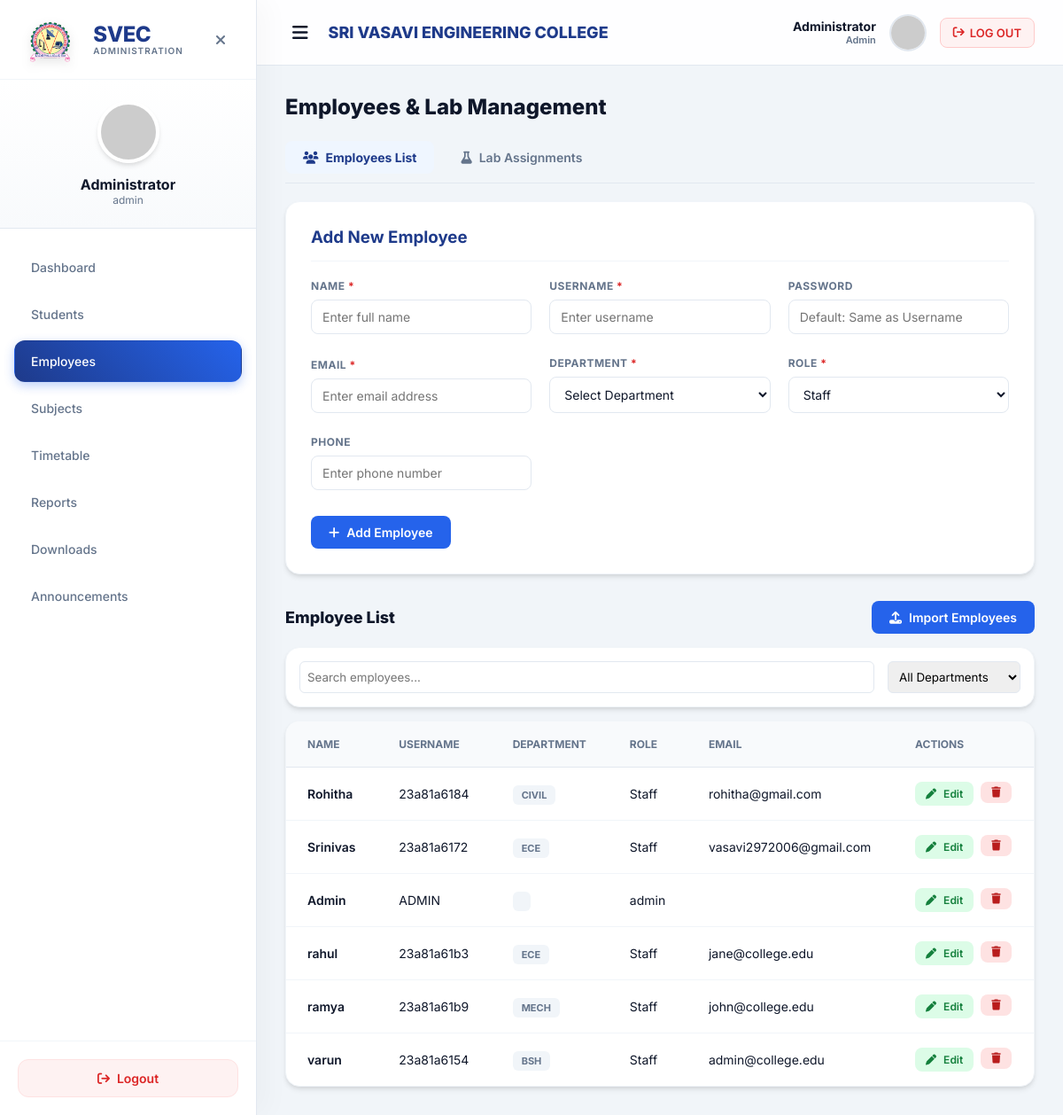
/admin/employees.php, run on the app's committed database.
### tables this page shows
CREATE TABLE `employees` (
  `employee_id` int(11) NOT NULL AUTO_INCREMENT,
  `username` varchar(50) NOT NULL,
  `password` varchar(255) NOT NULL,
  `name` varchar(100) NOT NULL,
  `email` varchar(100) NOT NULL,
  `role` varchar(50) DEFAULT 'Staff',
  `department` varchar(100) DEFAULT NULL,
  `phone` varchar(20) DEFAULT NULL,
  `created_at` timestamp NOT NULL DEFAULT current_timestamp(),
  `last_login` timestamp NULL DEFAULT NULL,
  `is_active` tinyint(1) DEFAULT 1,
  PRIMARY KEY (`employee_id`),
  UNIQUE KEY `unique_username` (`username`)
);

### admin/employees.php (the view, shortened to what this page needs)
<?php
require_once '../db_connect.php';
$employees = [];
$sql = "SELECT * FROM employees ORDER BY employee_id DESC";
$result = mysqli_query($conn, $sql);
if ($result && mysqli_num_rows($result) > 0) {
    while ($row = mysqli_fetch_assoc($result)) {
        $employees[] = $row;
    }
}
?>
<!DOCTYPE html>
<html lang="en">
<head>
<link rel="stylesheet" href="https://cdnjs.cloudflare.com/ajax/libs/font-awesome/6.4.0/css/all.min.css">
</head>
<body>
    <nav class="sidebar" id="sidebar">
        <div class="sidebar-brand">
            <div class="brand-wrapper">
                <img src="../images/vasavi.png" alt="Logo">
                <div class="brand-text">
                    <span class="brand-title">SVEC</span>
                    <span class="brand-subtitle">Administration</span>
                </div>
            </div>
            <div class="close-btn" onclick="toggleSidebar()"><i class="fa-solid fa-xmark"></i></div>
        </div>
        <div class="sidebar-user">
            <img src="https://ui-avatars.com/api/?name=Admin&background=1e3a8a&color=fff&size=128">
            <div style="font-weight:700; color:var(--text-dark);">Administrator</div>
            <div style="font-size:12px; color:var(--text-gray);">admin</div>
        </div>
        <div class="sidebar-menu">
            <a href="admin_dashboard.php" class="menu-item"> Dashboard</a>
            <a href="students.php" class="menu-item"> Students</a>
            <a href="employees.php" class="menu-item active"> Employees</a>
            <a href="subjects.php" class="menu-item"> Subjects</a>
            <a href="timetable.php" class="menu-item"> Timetable</a>
            <a href="reports.php" class="menu-item"> Reports</a>
              <a href="admin_control_pdf.php" class="menu-item"> Downloads</a>
            <a href="announcements.php" class="menu-item"> Announcements</a>
        </div>
        <div class="logout-container">
            <a href="logout.php" class="logout-btn"><i class="fa-solid fa-arrow-right-from-bracket" style="margin-right:8px;"></i> Logout</a>
        </div>
    </nav>
    <main class="main-content" id="mainContent">
        <header class="top-header">
            <div style="display:flex; align-items:center;">
                <button class="toggle-btn" onclick="toggleSidebar()"><i class="fa-solid fa-bars"></i></button>
                <div class="header-branding">
                    <h1>SRI VASAVI ENGINEERING COLLEGE</h1>
                </div>
            </div>
            <div class="header-right" style="display:flex; align-items:center; gap:15px;">
                <div class="info-text" style="text-align:right;">
                    <div style="font-size:14px; font-weight:700; color:var(--text-dark);">Administrator</div>
                    <div style="font-size:11px; color:var(--text-gray); font-weight:600;">Admin</div>
                </div>
                <img src="https://ui-avatars.com/api/?name=Admin&background=1e3a8a&color=fff" style="width:42px; height:42px; border-radius:50%; border:2px solid #e2e8f0;">
                <a href="logout.php" class="header-logout-btn" style="display: flex; align-items: center; gap: 6px; padding: 8px 14px; background: #fef2f2; color: var(--secondary-color); border: 1px solid #fecaca; border-radius: 8px; font-size: 13px; font-weight: 600; cursor: pointer; text-decoration: none; transition: all 0.2s;"><i class="fa-solid fa-arrow-right-from-bracket"></i> <span>LOG OUT</span></a>
            </div>
        </header>
        <div class="dashboard-container">
            <div class="page-title">Employees & Lab Management</div>
            <div class="tab-nav">
                <button class="tab-btn active" onclick="showTab('employees-tab')"><i class="fa-solid fa-users"></i> Employees List</button>
                <button class="tab-btn" onclick="showTab('lab-assignments-tab')"><i class="fa-solid fa-flask"></i> Lab Assignments</button>
            </div>
            <div id="employees-tab" class="tab-content active">
                <div class="form-card">
                    <div style="display:flex; justify-content:space-between; align-items:center; margin-bottom:20px; border-bottom:1px solid #f1f5f9; padding-bottom:15px;">
                        <h3 id="employeeFormTitle" style="margin:0; color:var(--primary-color);">Add New Employee</h3>
                    </div>
                    <form method="POST" action="" id="employeeForm">
                        <div class="form-grid">
                            <div class="form-group">
                                <label>Name <span style="color:#dc2626">*</span></label>
                                <input type="text" name="name" id="employee_name" required placeholder="Enter full name">
                            </div>
                            <div class="form-group">
                                <label>Username <span style="color:#dc2626">*</span></label>
                                <input type="text" name="username" id="employee_username" required placeholder="Enter username">
                            </div>
                            <div class="form-group">
                                <label>Password</label>
                                <input type="password" name="password" id="employee_password" placeholder="Default: Same as Username">
                            </div>
                            <div class="form-group">
                                <label>Email <span style="color:#dc2626">*</span></label>
                                <input type="email" name="email" id="employee_email" required placeholder="Enter email address">
                            </div>
                            <div class="form-group">
                                <label>Department <span style="color:#dc2626">*</span></label>
                                <select name="department" id="employee_department" required>
                                     <option value="">Select Department</option>
                                </select>
                            </div>
                            <div class="form-group">
                                <label>Role <span style="color:#dc2626">*</span></label>
                                <select name="role" id="employee_role" required>
                                    <option value="Staff">Staff</option>
                                </select>
                            </div>
                            <div class="form-group">
                                <label>Phone</label>
                                <input type="text" name="phone" id="employee_phone" placeholder="Enter phone number">
                            </div>
                        </div>
                        <div style="margin-top:24px; display:flex; gap:12px;">
                            <button class="btn btn-primary" type="submit" id="employeeSubmitBtn"><i class="fa-solid fa-plus"></i> Add Employee</button>
                        </div>
                    </form>
                </div>
                <div style="display:flex; justify-content:space-between; align-items:center; margin-bottom:15px;">
                    <div class="page-title" style="font-size:18px; margin-bottom:0;">Employee List</div>
                    <button class="btn" id="importBtn" style="background: #2563eb; color: white; gap: 8px;"><i class="fa-solid fa-upload"></i> Import Employees</button>
                </div>
                <div class="filter-card" style="padding:15px; display:flex; gap:15px; flex-wrap:wrap; margin-bottom:15px;">
                     <input type="text" id="searchEmployees" placeholder="Search employees..." style="padding:8px; border:1px solid #e2e8f0; border-radius:6px; flex:1; min-width:200px;">
                     <select id="filterEmployeeDepartment" style="padding:8px; border:1px solid #e2e8f0; border-radius:6px; min-width:150px;">
                        <option value="">All Departments</option>
                     </select>
                </div>
                <div class="table-responsive">
                    <table id="employeesTable">
                      <thead>
                        <tr>
                          <th>Name</th>
                          <th>Username</th>
                          <th>Department</th>
                          <th>Role</th>
                          <th>Email</th>
                          <th>Actions</th>
                        </tr>
                      </thead>
                      <tbody id="employeesTableBody">
                        <?php if (empty($employees)): ?>
                            <tr><td colspan="6" class="empty-state">No employees found</td></tr>
                        <?php else: ?>
                            <?php foreach ($employees as $emp): ?>
                            <tr>
                                <td style="font-weight:600;"><?= htmlspecialchars($emp['name']) ?></td>
                                <td><?= htmlspecialchars($emp['username']) ?></td>
                                <td><span class="status-badge"><?= htmlspecialchars($emp['department']) ?></span></td>
                                <td><?= htmlspecialchars($emp['role']) ?></td>
                                <td><?= htmlspecialchars($emp['email']) ?></td>
                                <td>
                                    <div style="display:flex; gap:8px;">
                                        <button class="btn btn-edit" style="padding:6px 12px; font-size:12px;" onclick="editEmployee(<?= $emp['employee_id'] ?>, '<?= htmlspecialchars($emp['name'], ENT_QUOTES) ?>', '<?= htmlspecialchars($emp['username'], ENT_QUOTES) ?>', '<?= htmlspecialchars($emp['email'], ENT_QUOTES) ?>', '<?= htmlspecialchars($emp['department'] ?? '', ENT_QUOTES) ?>', '<?= htmlspecialchars($emp['phone'] ?? '', ENT_QUOTES) ?>', '<?= htmlspecialchars($emp['role'] ?? 'Staff', ENT_QUOTES) ?>')">
                                            <i class="fa-solid fa-pen"></i> Edit
                                        </button>
                                        <form method="post" style="margin:0;" onsubmit="return confirm('Delete this employee?');">
                                            <button type="submit" class="btn btn-danger" style="padding:6px 12px; font-size:12px;">
                                                <i class="fa-solid fa-trash"></i>
                                            </button>
                                        </form>
                                    </div>
                                </td>
                            </tr>
                            <?php endforeach; ?>
                        <?php endif; ?>
                      </tbody>
                    </table>
                </div>
            </div>
        </div>
    </main>
</body>
</html>

### data on the page
employees: name "Rohitha", username "23a81a6184", department "CIVIL", role "Staff", email "rohitha@gmail.com"
employees: name "Srinivas", username "23a81a6172", department "ECE", role "Staff", email "vasavi2972006@gmail.com"
employees: name "Admin", username "ADMIN", role "admin"
employees: name "rahul", username "23a81a61b3", department "ECE", role "Staff", email "jane@college.edu"
employees: name "ramya", username "23a81a61b9", department "MECH", role "Staff", email "john@college.edu"
employees: name "varun", username "23a81a6154", department "BSH", role "Staff", email "admin@college.edu"
